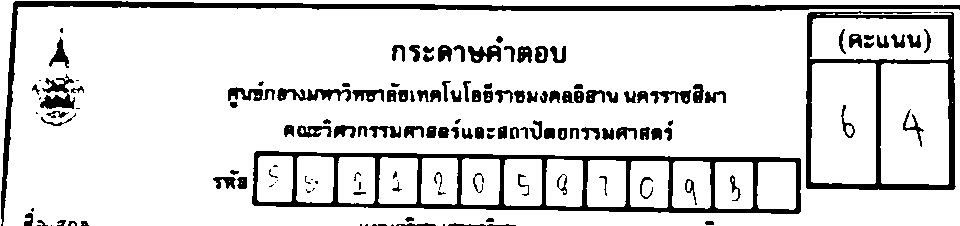
#> input picture box/img2.png, 960 x 226 px, found by its file name
$ python detect_score.py
#> lines starting #> are read from the running program, lines starting #| are printed output that depends on the picture; after the words box and inside, x2 and y2 are one past the last pixel; in counts of white or black regions, pixels touching at a corner belong together
import cv2
import numpy as np
image = cv2.imread("box/img2.png")
#> image is the input picture: shape (226, 960, 3); 86% white; 149 black regions (31 under 20 px), largest, box (x1, y1, x2, y2) and area: (252, 151, 801, 214) 7731, (1, 1, 960, 226) 5868, (806, 11, 956, 190) 4637

gray=cv2.cvtColor(image,cv2.COLOR_BGR2GRAY)
edged = cv2.Canny(image, 10, 250)
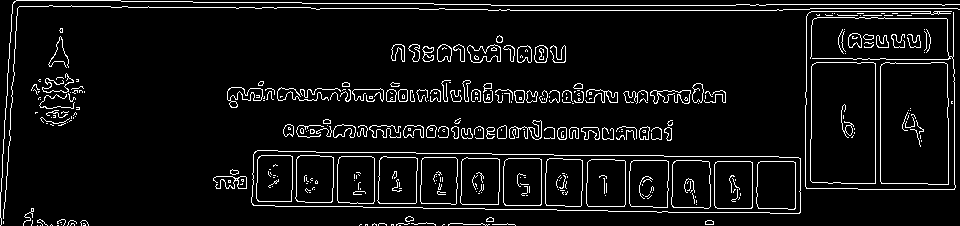
#> edged: shape (226, 960); 6.5% white in thin lines or dots
(cnts, _) = cv2.findContours(edged.copy(), cv2.RETR_EXTERNAL, cv2.CHAIN_APPROX_SIMPLE)
#> cnts = 223 contours, 175 with area under 20; largest, box (x1, y1, x2, y2) and area: (251, 150, 801, 214) 30260, (880, 62, 949, 185) 8149, (810, 62, 876, 184) 7747, (467, 44, 501, 63) 392, (227, 87, 263, 108) 346
idx = 0
for c in cnts:
    x,y,w,h = cv2.boundingRect(c)
    print( x,y,w,h)
    if w>60 and h>60 and w<200 and h<200:
        idx+=1
        new_img=gray[y:y+h,x:x+w]
        cv2.imwrite("score/img"+ str(idx) + '.png', new_img)
#> this loop made 223 passes
#> (x, y, w, h) on passes 3, 4, 6, 7, 9, 11, 12, 13, 14, 15, 16, 17: (40, 225, 1, 1), (37, 225, 1, 1), (391, 224, 3, 2), (365, 224, 3, 2), (61, 224, 1, 1), (492, 223, 24, 3), (448, 223, 42, 3), (396, 223, 14, 3), (378, 223, 9, 3), (372, 223, 5, 3), (83, 223, 3, 3), (70, 223, 5, 3)
#> (c, x, y, w, h) on passes 1, 2, 5, 8, 10, 19: ([[399, 225], [400, 225]], 399, 225, 2, 1), ([[57, 225], [58, 225]], 57, 225, 2, 1), ([[443, 224], [442, 225], [443, 224], [444, 224]], 442, 224, 3, 2), ([[360, 224], [359, 225], [360, 224], [361, 224]], 359, 224, 3, 2), ([[51, 224], [50, 225], [51, 224], [52, 225]], 50, 224, 3, 2), ([[60, 222], [61, 222]], 60, 222, 2, 1)
#| 399 225 2 1
#| 57 225 2 1
#| 40 225 1 1
#| 37 225 1 1
#| 442 224 3 2
#| 391 224 3 2
#| 365 224 3 2
#| 359 224 3 2
#> (further printed lines are left out)
#> after the loop, idx = 3
# cv2.imshow("fghjk",image)
cv2.waitKey(0)
